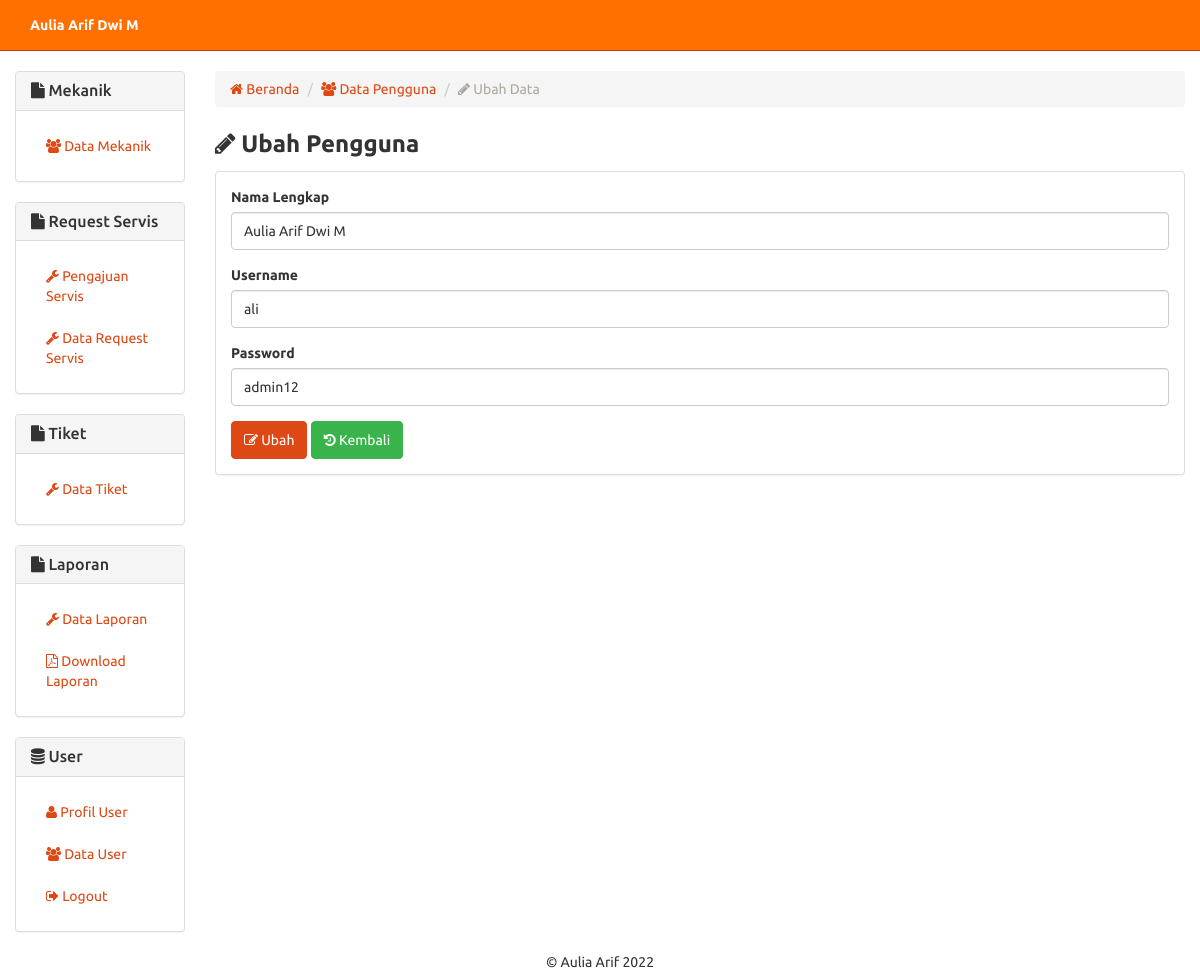
The app's page /user-ubah.php?id=1 (signed in) with its own data.
### tables this page shows
CREATE TABLE `user` (
  `no_user` int(2) NOT NULL,
  `username` varchar(8) DEFAULT NULL,
  `nama_user` varchar(30) DEFAULT NULL,
  `password` varchar(50) DEFAULT NULL
);

### includes/user.inc.php (called while the page is built, shortened)
<?php
class User{
	private $conn;
	private $table_name = "user";
	public $id;
	public function __construct($db){
		$this->conn = $db;
	}
	function readOne(){
		$query = "SELECT * FROM " . $this->table_name . " WHERE no_user=? LIMIT 0,1";
		$stmt = $this->conn->prepare( $query );
		$stmt->bindParam(1, $this->id);
		$stmt->execute();
		$row = $stmt->fetch(PDO::FETCH_ASSOC);
		$this->id = $row['no_user'];
		$this->nl = $row['nama_user'];
		$this->un = $row['username'];
		$this->pw = $row['password'];
	}
}
?>

### user-ubah.php (the view, shortened to what this page needs)
<?php
include_once 'header.php';
$id = isset($_GET['id']) ? $_GET['id'] : die('ERROR: missing ID.');
include_once 'includes/user.inc.php';
$eks = new User($db);
$eks->id = $id;
$eks->readOne();
?>
		<div class="row">
		  <div class="col-xs-12 col-sm-12 col-md-2">
		  <?php
			include_once 'sidebar.php';
			?>
		  </div>
		  <div class="col-xs-12 col-sm-12 col-md-10">
		  <ol class="breadcrumb">
			  <li><a href="index.php"><span class="fa fa-home"></span> Beranda</a></li>
			  <li><a href="user.php"><span class="fa fa-users"></span> Data Pengguna</a></li>
			  <li class="active"><span class="fa fa-pencil"></span> Ubah Data</li>
			</ol>
		  	<p style="margin-bottom:10px;">
		  		<strong style="font-size:18pt;"><span class="fa fa-pencil"></span> Ubah Pengguna</strong>
		  	</p>
             <div class="panel panel-default">
    <div class="panel-body">
                <form method="post">
                  <div class="form-group">
                    <label for="nl">Nama Lengkap</label>
                    <input type="text" class="form-control" id="nl" name="nl" required oninvalid="this.setCustomValidity('Nama tidak boleh kosong')" oninput="setCustomValidity('')" value="<?php echo $eks->nl; ?>">
                  </div>
                  <div class="form-group">
                    <label for="un">Username</label>
                    <input type="text" class="form-control" id="un" name="un" required oninvalid="this.setCustomValidity('Username tidak boleh kosong')" oninput="setCustomValidity('')" value="<?php echo $eks->un; ?>">
                  </div>
                  <div class="form-group">
                    <label for="pw">Password</label>
                    <input type="text" class="form-control" id="pw" name="pw" required oninvalid="this.setCustomValidity('Password tidak boleh kosong')" oninput="setCustomValidity('')" value="<?php echo $eks->pw; ?>">
                  </div>
                  <button type="submit" class="btn btn-primary"><span class="fa fa-edit"></span> Ubah</button>
				  <button type="button" onclick="location.href='user.php'" class="btn btn-success"><span class="fa fa-history"></span> Kembali</button>
                </form>
          </div></div></div>
        </div>
        <?php
include_once 'footer.php';
?>

### records on screen
user: nl "Aulia Arif Dwi M", un "ali", pw "admin12"

### other values on screen
$_SESSION['nama_user'] "Aulia Arif Dwi M"
